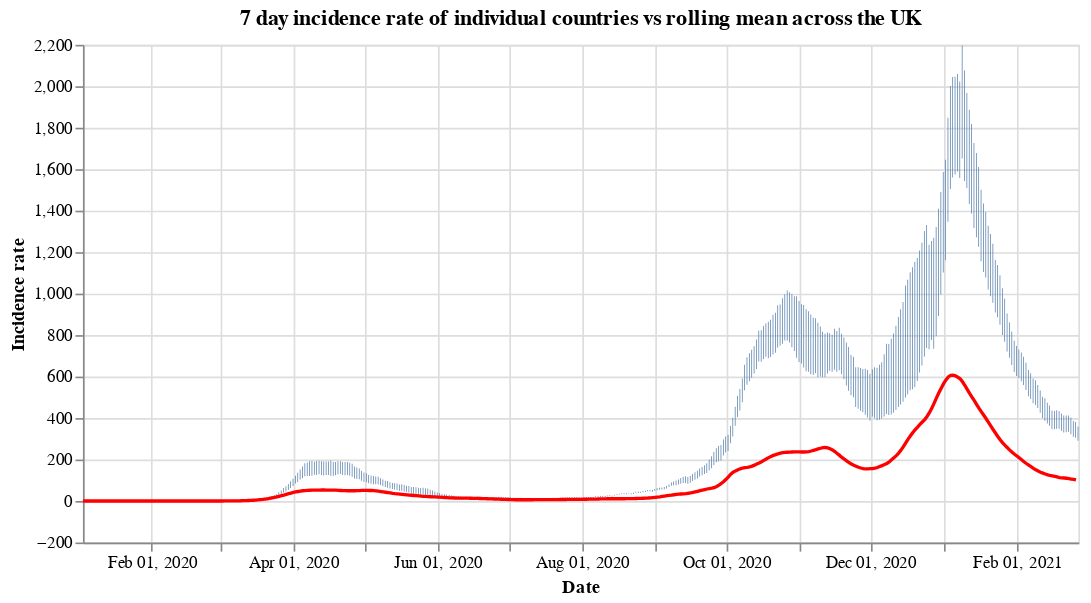

Write notebook code for a chart like this one.
### Code cell
#collapse
countries = uk_cases['areaName'].unique()
countries.sort()

selection = alt.selection_single(
    name='Select',
    fields=['areaName'],
    init={'areaName': 'Wales'},
    bind={'areaName': alt.binding_select(options=countries)}
)

# scatter plot, modify opacity based on selection
bars = alt.Chart(uk_cases).mark_bar().add_selection(
    selection
).encode(
    x=alt.X("yearmonthdate(date):T", axis=alt.Axis(title='Date')),
    y=alt.Y("weeklyCasesRate:Q", axis=alt.Axis(title='Incidence rate')),
    tooltip='weeklyCasesRate:Q',
    opacity=alt.condition(selection, alt.value(1), alt.value(0))
).properties(title=f'7 day incidence rate of individual countries vs rolling mean across the UK', width=600)

line = alt.Chart(overview_cases).mark_line(
    color='red',
    size=2,
).transform_window(
    rolling_mean='mean(weeklyCasesRate)',
    frame=[0, 7]
).encode(
    x='yearmonthdate(date):T',
    y='rolling_mean:Q'
)

alt.layer(bars, line)

### Figure 1 — Vega-Lite specification as saved in the notebook (floating-point values rounded to 4 significant figures; data arrays with more than 128 entries replaced by an {"elided": "..."} marker saying what was removed)
{"config": {"view": {"continuousWidth": 400, "continuousHeight": 300}}, "layer": [{"data": {"name": "data-49832cc0492959690d393d4358f323a9"}, "mark": "bar", "encoding": {"opacity": {"condition": {"value": 1, "selection": "Select"}, "value": 0}, "tooltip": {"type": "quantitative", "field": "weeklyCasesRate"}, "x": {"type": "temporal", "axis": {"title": "Date"}, "field": "date", "timeUnit": "yearmonthdate"}, "y": {"type": "quantitative", "axis": {"title": "Incidence rate"}, "field": "weeklyCasesRate"}}, "selection": {"Select": {"type": "single", "fields": ["areaName"], "init": {"areaName": "Wales"}, "bind": {"areaName": {"input": "select", "options": ["England", "Northern Ireland", "Scotland", "Wales"]}}}}, "title": "7 day incidence rate of individual countries vs rolling mean across the UK", "width": 600}, {"data": {"name": "data-b089cfabc08a7e34ff27bda75245c171"}, "mark": {"type": "line", "color": "red", "size": 2}, "encoding": {"x": {"type": "temporal", "field": "date", "timeUnit": "yearmonthdate"}, "y": {"type": "quantitative", "field": "rolling_mean"}}, "transform": [{"window": [{"op": "mean", "field": "weeklyCasesRate", "as": "rolling_mean"}], "frame": [0, 7]}]}], "$schema": "https://vega.github.io/schema/vega-lite/v4.8.1.json", "datasets": {"data-49832cc0492959690d393d4358f323a9": {"elided": "1684 records"}, "data-b089cfabc08a7e34ff27bda75245c171": {"elided": "421 records"}}}
